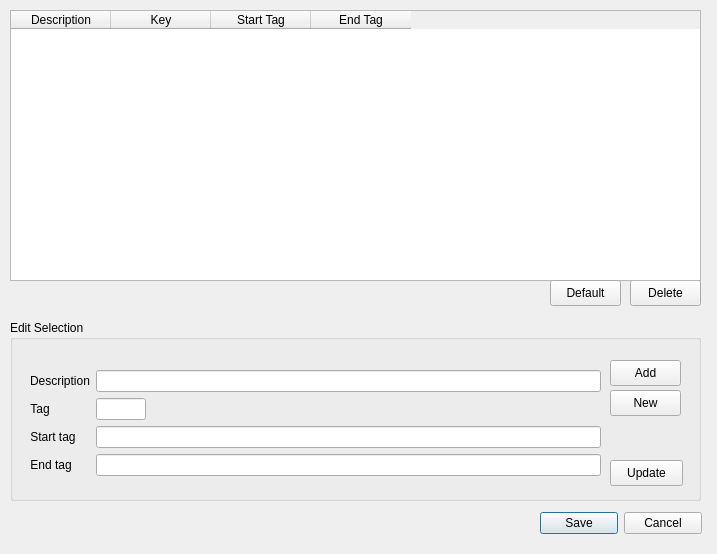
<?xml version="1.0" encoding="UTF-8"?>
<ui version="4.0">
 <class>displayTagEdit</class>
 <widget class="QWidget" name="displayTagEdit">
  <property name="geometry">
   <rect>
    <x>0</x>
    <y>0</y>
    <width>717</width>
    <height>554</height>
   </rect>
  </property>
  <property name="windowTitle">
   <string>Form</string>
  </property>
  <widget class="QGroupBox" name="editGroupBox">
   <property name="geometry">
    <rect>
     <x>10</x>
     <y>320</y>
     <width>691</width>
     <height>181</height>
    </rect>
   </property>
   <property name="title">
    <string>Edit Selection</string>
   </property>
   <widget class="QPushButton" name="updatePushButton">
    <property name="geometry">
     <rect>
      <x>600</x>
      <y>140</y>
      <width>73</width>
      <height>26</height>
     </rect>
    </property>
    <property name="text">
     <string>Update</string>
    </property>
   </widget>
   <widget class="QWidget" name="layoutWidget">
    <property name="geometry">
     <rect>
      <x>20</x>
      <y>50</y>
      <width>571</width>
      <height>114</height>
     </rect>
    </property>
    <layout class="QFormLayout" name="formLayout">
     <item row="0" column="0">
      <widget class="QLabel" name="descriptionLabel">
       <property name="text">
        <string>Description</string>
       </property>
       <property name="alignment">
        <set>Qt::AlignCenter</set>
       </property>
      </widget>
     </item>
     <item row="0" column="1">
      <widget class="QLineEdit" name="descriptionLineEdit"/>
     </item>
     <item row="1" column="0">
      <widget class="QLabel" name="tagLabel">
       <property name="text">
        <string>Tag</string>
       </property>
       <property name="alignment">
        <set>Qt::AlignCenter</set>
       </property>
      </widget>
     </item>
     <item row="1" column="1">
      <widget class="QLineEdit" name="tagLineEdit">
       <property name="maximumSize">
        <size>
         <width>50</width>
         <height>16777215</height>
        </size>
       </property>
       <property name="maxLength">
        <number>5</number>
       </property>
      </widget>
     </item>
     <item row="2" column="0">
      <widget class="QLabel" name="startTagLabel">
       <property name="text">
        <string>Start tag</string>
       </property>
       <property name="alignment">
        <set>Qt::AlignCenter</set>
       </property>
      </widget>
     </item>
     <item row="2" column="1">
      <widget class="QLineEdit" name="startTagLineEdit"/>
     </item>
     <item row="3" column="0">
      <widget class="QLabel" name="endTagLabel">
       <property name="text">
        <string>End tag</string>
       </property>
       <property name="alignment">
        <set>Qt::AlignCenter</set>
       </property>
      </widget>
     </item>
     <item row="3" column="1">
      <widget class="QLineEdit" name="endTagLineEdit"/>
     </item>
    </layout>
   </widget>
   <widget class="QPushButton" name="addPushButton">
    <property name="geometry">
     <rect>
      <x>600</x>
      <y>40</y>
      <width>71</width>
      <height>26</height>
     </rect>
    </property>
    <property name="text">
     <string>Add</string>
    </property>
   </widget>
   <widget class="QPushButton" name="newPushButton">
    <property name="geometry">
     <rect>
      <x>600</x>
      <y>70</y>
      <width>71</width>
      <height>26</height>
     </rect>
    </property>
    <property name="text">
     <string>New</string>
    </property>
   </widget>
  </widget>
  <widget class="QDialogButtonBox" name="buttonBox">
   <property name="geometry">
    <rect>
     <x>540</x>
     <y>510</y>
     <width>162</width>
     <height>26</height>
    </rect>
   </property>
   <property name="standardButtons">
    <set>QDialogButtonBox::Cancel|QDialogButtonBox::Save</set>
   </property>
  </widget>
  <widget class="QPushButton" name="deletePushButton">
   <property name="geometry">
    <rect>
     <x>630</x>
     <y>280</y>
     <width>71</width>
     <height>26</height>
    </rect>
   </property>
   <property name="text">
    <string>Delete</string>
   </property>
  </widget>
  <widget class="QTableWidget" name="tagTableWidget">
   <property name="geometry">
    <rect>
     <x>10</x>
     <y>10</y>
     <width>691</width>
     <height>271</height>
    </rect>
   </property>
   <property name="horizontalScrollBarPolicy">
    <enum>Qt::ScrollBarAlwaysOff</enum>
   </property>
   <property name="editTriggers">
    <set>QAbstractItemView::NoEditTriggers</set>
   </property>
   <property name="alternatingRowColors">
    <bool>true</bool>
   </property>
   <property name="selectionMode">
    <enum>QAbstractItemView::SingleSelection</enum>
   </property>
   <property name="selectionBehavior">
    <enum>QAbstractItemView::SelectRows</enum>
   </property>
   <property name="cornerButtonEnabled">
    <bool>false</bool>
   </property>
   <column>
    <property name="text">
     <string>Description</string>
    </property>
   </column>
   <column>
    <property name="text">
     <string>Key</string>
    </property>
    <property name="textAlignment">
     <set>AlignHCenter|AlignVCenter|AlignCenter</set>
    </property>
   </column>
   <column>
    <property name="text">
     <string>Start Tag</string>
    </property>
   </column>
   <column>
    <property name="text">
     <string>End Tag</string>
    </property>
   </column>
  </widget>
  <widget class="QPushButton" name="defaultPushButton">
   <property name="geometry">
    <rect>
     <x>550</x>
     <y>280</y>
     <width>71</width>
     <height>26</height>
    </rect>
   </property>
   <property name="text">
    <string>Default</string>
   </property>
  </widget>
 </widget>
 <resources/>
 <connections/>
</ui>
